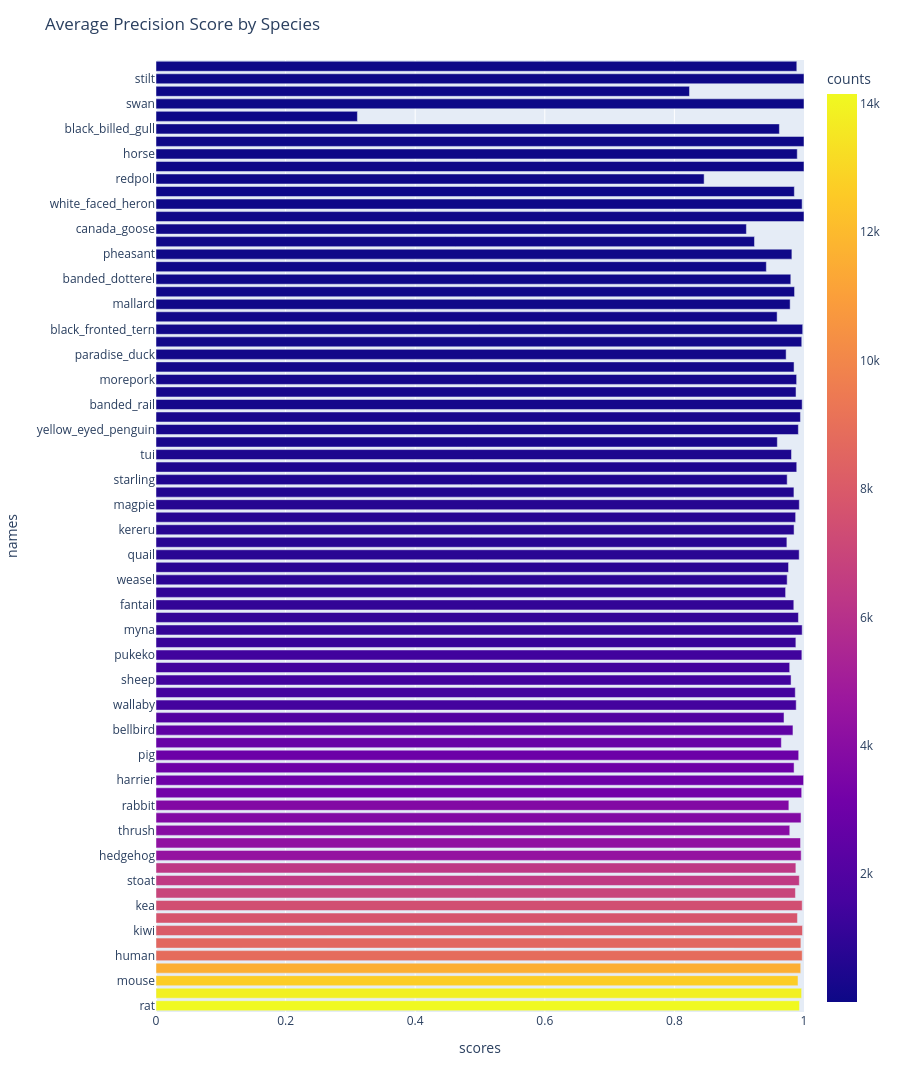

Notebook cell for this chart:
### Markdown cell above
Now looking at the accuracy using macro Average Precision Score (mAP) for the predictions from the last training batch by class, along with their frequencies.  These numbers are expected to be quite low, as they include the effects of image augmentation.

### Code cell
train_pred = pd.read_pickle(paths.pickle_paths['train_pred_df'])
train_true = pd.read_pickle(paths.pickle_paths['train_target_df'])
if (train_pred.shape[0] == train_true.shape[0]) and (train_pred.shape[0] >=20):
    _, _ = plot_map_by_class(train_true, train_pred, min_samples=5)
else: print(f'There were only {train_pred.shape[0]} rows in the predictions dataframe, too few for mAP scores')

### Figure 1 — Plotly figure (JSON) as saved in the notebook; plotly's stock layout.template omitted (floating-point values rounded to 4 significant figures)
{"data": [{"alignmentgroup": "True", "customdata": [[14151], [13865], [12687], [11546], [8855], [8618], [8037], [7733], [7452], [6958], [6448], [6345], [4411], [4308], [3944], [3752], [3741], [3159], [3021], [3003], [2933], [2741], [2476], [2003], [1530], [1524], [1478], [1474], [1442], [1168], [1079], [1048], [1018], [969], [838], [805], [778], [764], [735], [728], [692], [572], [508], [483], [446], [347], [321], [317], [259], [258], [243], [187], [163], [146], [117], [111], [100], [88], [75], [73], [71], [65], [64], [52], [46], [44], [40], [28], [24], [24], [22], [15], [13], [10], [10], [9]], "hovertemplate": "scores=%{x}<br>names=%{y}<br>counts=%{marker.color}<extra></extra>", "legendgroup": "", "marker": {"color": [14151, 13865, 12687, 11546, 8855, 8618, 8037, 7733, 7452, 6958, 6448, 6345, 4411, 4308, 3944, 3752, 3741, 3159, 3021, 3003, 2933, 2741, 2476, 2003, 1530, 1524, 1478, 1474, 1442, 1168, 1079, 1048, 1018, 969, 838, 805, 778, 764, 735, 728, 692, 572, 508, 483, 446, 347, 321, 317, 259, 258, 243, 187, 163, 146, 117, 111, 100, 88, 75, 73, 71, 65, 64, 52, 46, 44, 40, 28, 24, 24, 22, 15, 13, 10, 10, 9], "coloraxis": "coloraxis", "pattern": {"shape": ""}}, "name": "", "offsetgroup": "", "orientation": "h", "showlegend": false, "textposition": "auto", "type": "bar", "x": [0.993, 0.9963, 0.9907, 0.9949, 0.9973, 0.9952, 0.9977, 0.9899, 0.9973, 0.9868, 0.9928, 0.9874, 0.9956, 0.9946, 0.978, 0.9954, 0.9766, 0.9964, 0.9994, 0.9847, 0.9918, 0.965, 0.983, 0.9692, 0.988, 0.9865, 0.98, 0.9779, 0.9967, 0.9875, 0.9972, 0.9914, 0.9843, 0.9716, 0.974, 0.9761, 0.9926, 0.9736, 0.9847, 0.9871, 0.9928, 0.9845, 0.974, 0.9888, 0.9807, 0.9589, 0.9913, 0.9945, 0.9972, 0.9877, 0.9886, 0.9847, 0.9724, 0.9965, 0.998, 0.9585, 0.9786, 0.9854, 0.9796, 0.9419, 0.9813, 0.9236, 0.9111, 1, 0.9971, 0.9851, 0.8459, 1, 0.9896, 1, 0.962, 0.3108, 1, 0.8233, 1, 0.9889], "xaxis": "x", "y": ["rat", "possum", "mouse", "cat", "human", "deer", "kiwi", "tomtit", "kea", "robin", "stoat", "blackbird", "hedgehog", "rifleman", "thrush", "weka", "rabbit", "ferret", "harrier", "finch", "pig", "hare", "bellbird", "dunnock", "wallaby", "chamois", "sheep", "cow", "pukeko", "pipit", "myna", "sealion", "fantail", "silvereye", "weasel", "dog", "quail", "yellowhammer", "kereru", "parakeet", "magpie", "tahr", "starling", "sparrow", "tui", "goat", "yellow_eyed_penguin", "takahe", "banded_rail", "pateke", "morepork", "oystercatcher", "paradise_duck", "chicken", "black_fronted_tern", "tieke", "mallard", "little_blue_penguin", "banded_dotterel", "kaka", "pheasant", "spurwing_plover", "canada_goose", "shore_plover", "white_faced_heron", "black_backed_gull", "redpoll", "wrybill", "horse", "crake", "black_billed_gull", "grey_warbler", "swan", "nz_falcon", "stilt", "fiordland_crested_penguin"], "yaxis": "y"}], "layout": {"barmode": "relative", "coloraxis": {"colorbar": {"title": {"text": "counts"}}, "colorscale": [[0, "#0d0887"], [0.1111, "#46039f"], [0.2222, "#7201a8"], [0.3333, "#9c179e"], [0.4444, "#bd3786"], [0.5556, "#d8576b"], [0.6667, "#ed7953"], [0.7778, "#fb9f3a"], [0.8889, "#fdca26"], [1, "#f0f921"]]}, "height": 1200, "legend": {"tracegroupgap": 0}, "margin": {"t": 60}, "title": {"text": "Average Precision Score by Species"}, "xaxis": {"anchor": "y", "domain": [0, 1], "range": [0, 1], "title": {"text": "scores"}}, "yaxis": {"anchor": "x", "domain": [0, 1], "title": {"text": "names"}}}}
